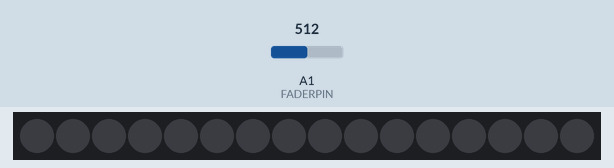
Simulated run of this sketch. Board: ATtiny85, built with avr-gcc and run on an emulated ATtiny85. Parts: 16 RGB LEDs in strip order, left to right. Inputs (shaded band) come from the test bench; at power-on: A1 (FADERPIN) = 512. Dim RGB values are drawn brighter than linear.

Above: at 1.2 s.
1.3 s: A1 (FADERPIN) set to 571
2.8 s: A1 (FADERPIN) set to 597
At 3.9 s:
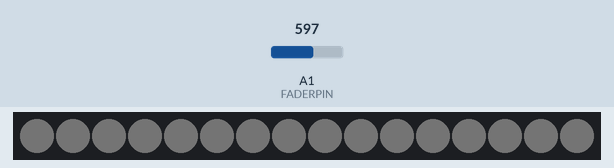
4.3 s: A1 (FADERPIN) set to 511
At 5.5 s:
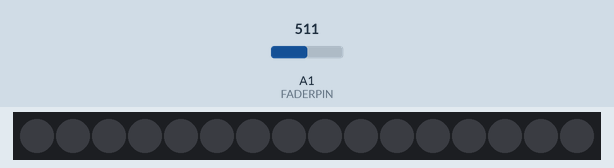
Timing chart, 0 to 7.3 s (numbered marks = the images above; inputs shaded):
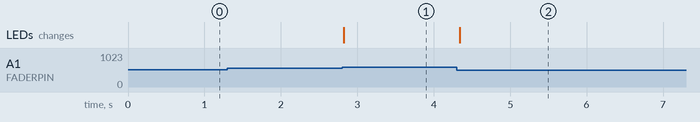

The sketch:

FaderLED.ino
```cpp
/*

To upload to your Gemma or Trinket:
1) Select the proper board from the Tools->Board Menu
2) Select USBtinyISP from the Tools->Programmer
3) Plug in the Gemma/Trinket, make sure you see the green LED lit
4) For windows, install the USBtiny drivers
5) Press the button on the Gemma/Trinket - verify you see
the red LED pulse. This means it is ready to receive data
6) Click the upload button above within 10 seconds
*/

// TO FIX
// impossible d'uploader sur le trinket quand le fader est branché sur l'input 3
// (le bootloader se met pas en marche)


#include <Adafruit_NeoPixel.h>
#ifdef __AVR__
  #include <avr/power.h>
#endif

#define FADERPIN        A1   // GPIO 2 = ANALOG 1
#define LEDPIN          1
#define NUMPIXELS      16
Adafruit_NeoPixel pixels = Adafruit_NeoPixel(NUMPIXELS, LEDPIN, NEO_GRB + NEO_KHZ800);

int sensorValue = 0;
float temp = 0;
int value = 0;

void setup() {
  // This is for Trinket 5V 16MHz, you can remove these three lines if you are not using a Trinket
#if defined (__AVR_ATtiny85__)
  if (F_CPU == 16000000) clock_prescale_set(clock_div_1);
#endif
  pixels.begin();
  pinMode(FADERPIN, INPUT);
}


void loop() {

  sensorValue = analogRead(FADERPIN);
  temp = 255*pow(sensorValue/1023.,10);
  value = min(255, temp);

  for(int i=0;i<NUMPIXELS;i++){
    pixels.setPixelColor(i, pixels.Color(value,value,value));
    pixels.show();
  }


}
```

Measured:
- the behaviour switches between 587 and 588 on A1 (FADERPIN) (found by bisection; images 0 and 1)
- after the input at 1.3 s, every drawn part: stays the same
- after the input at 2.8 s, the LEDs: change at once (image 1)
- after the input at 4.3 s, the LEDs: change at once (image 2)
